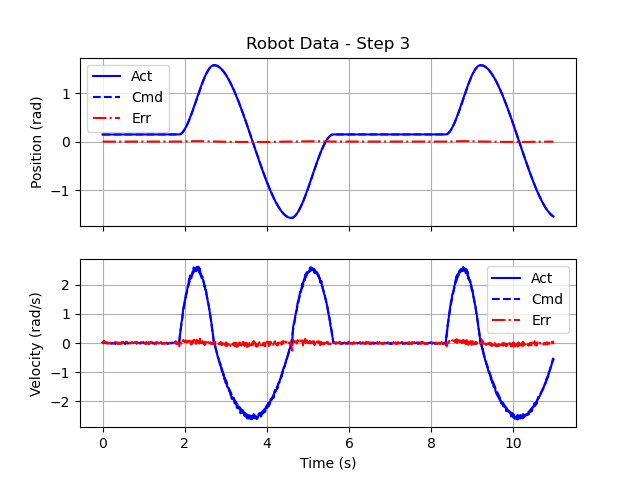

This chart was generated by the following Python code:
'''goals3democode.py

   Demo code for Goals 3
'''

# Import useful packages
import hebi
import numpy as np              # For future use
import matplotlib.pyplot as plt

from math import pi, sin, cos, asin, acos, atan2, sqrt, inf
from time import sleep, time
from keycheck import kbhit, getch


#
#  HEBI Initialization
#
#  Create the motor group, and pre-allocate the command and feedback
#  data structures.  Remember to set the names list to match your
#  motor.
#
names = ['5.5']
group = hebi.Lookup().get_group_from_names(['robotlab'], names)
if group is None:
  print("Unable to find both motors " + str(names))
  raise Exception("Unable to connect to motors")

command  = hebi.GroupCommand(group.size)
feedback = hebi.GroupFeedback(group.size)

dt = 0.01                       # HEBI feedback comes in at 100Hz!

# Also read the initial position.
feedback = group.get_next_feedback(reuse_fbk=feedback)
pinit = feedback.position[0]


#
#  Define the parameters
#
T = 15.0                         # 5 seconds total run time


#
#  Pre-allocate the storage.
#
N = int(T / dt)                 # 100 samples/second.

Time = [0.0] * N
PAct = [0.0] * N
PCmd = [0.0] * N
PErr = [0.0] * N
VAct = [0.0] * N
VCmd = [0.0] * N
VErr = [0.0] * N

# Helper functions
# Helper Functions
def movetime(po, pf, vmax):
    return abs(3*(pf - po)/(2*vmax))


def calcparams(t0, tf, p0, pf, v0, vf):
    T_move = tf - t0 
    a = p0
    b = v0
    c = 3*(pf - p0)/(T_move)**2 - vf/T_move - 2*v0/T_move
    d = (-2)*(pf - p0)/(T_move)**3 + vf/(T_move)**2 + v0/(T_move)**2
    return (a, b, c, d)


def splinecmds(t, t_spline, spline_params):
    (a, b, c, d) = spline_params
    pcmd = a + b*(t - t_spline) + c*(t - t_spline)**2 + d*(t - t_spline)**3
    vcmd = b + 2*c*(t - t_spline) + 3*d*(t - t_spline)**2
    return (pcmd, vcmd)


#
#  Execute the movement.
#
# Initialize the index and time.
index = 0
t = 0.0
feedback = group.get_next_feedback(reuse_fbk=feedback)
pinit = feedback.position[0]
vmax = 2.5

v0 = 0.0
vf = 0.0

p0 = pinit
pf = p0
t0 = 0.0
tm = inf
tf = t0 + tm
# tf = t0 + movetime(p0, pf, vmax)

(a,b,c,d) = calcparams(t0, tf, p0, pf, v0, vf)
segment_num = 1

while True:
    (pcmd, vcmd) = splinecmds(t, t0, (a, b, c, d))
    # Compute the commands for this time step.
    # Check for key presses.
    if kbhit():
        # Grab and report the key
        c = getch()
        print("Saw key '%c'" % c)
        # Do something
        if c == 'r':
            segment_num = 2
            tf = t
        elif c == 'q':
            break


    if t + dt > tf:
        t0 = t
        p0 = pcmd
        v0 = vcmd
        print(t)
        print(tf)
        print(v0)
        match segment_num:
            case 2:
                pf = pi/2
                tm = movetime(p0, pf, vmax)
            case 3:
                pf = -pi/2
                tm = movetime(p0, pf, vmax)
            case 4:
                pf = pinit
                tm = movetime(p0, pf, vmax)
            case 5:
                v0 = 0.0
                pf = p0
                tm = inf
                
        vf = 0.0
        tf = t0 + tm
        (a, b, c, d) = calcparams(t0, tf, p0, pf, v0, vf)
        segment_num += 1

    # Send the commands.  This returns immediately.
    command.position = [pcmd]
    command.velocity = [vcmd]
    group.send_command(command)

    # Read the actual data. This blocks (internally waits) 10ms for
    # the data and therefor replaces the "sleep(0.01)".
    feedback = group.get_next_feedback(reuse_fbk=feedback)
    pact = feedback.position[0]
    vact = feedback.velocity[0]

    # Store the data for this time step (at the current index).
    Time[index] = t
    PAct[index] = pact
    PCmd[index] = pcmd
    PErr[index] = pact - pcmd
    VAct[index] = vact
    VCmd[index] = vcmd
    VErr[index] = vact - vcmd

    # Advance the index/time.
    index += 1
    t     += dt

    # Break (end) the loop, if we run out of storage or time.
    # if index >= N or t >= T:
    if index >= N:
        break


#
#  Plot.
#
# Create a plot of position and velocity, actual and command!
fig, (ax1, ax2) = plt.subplots(2, 1, sharex=True)

ax1.plot(Time[0:index], PAct[0:index], color='blue', linestyle='-',  label='Act')
ax1.plot(Time[0:index], PCmd[0:index], color='blue', linestyle='--', label='Cmd')
ax1.plot(Time[0:index], PErr[0:index], color='red', linestyle='-.', label='Err')
ax2.plot(Time[0:index], VAct[0:index], color='blue', linestyle='-',  label='Act')
ax2.plot(Time[0:index], VCmd[0:index], color='blue', linestyle='--', label='Cmd')
ax2.plot(Time[0:index], VErr[0:index], color='red', linestyle='-.', label='Err')

ax1.set_title(f'Robot Data - Step 3')
ax1.set_ylabel('Position (rad)')
ax2.set_ylabel('Velocity (rad/s)')
ax2.set_xlabel('Time (s)')

ax1.grid()
ax2.grid()
ax1.legend()
ax2.legend()

plt.show()
